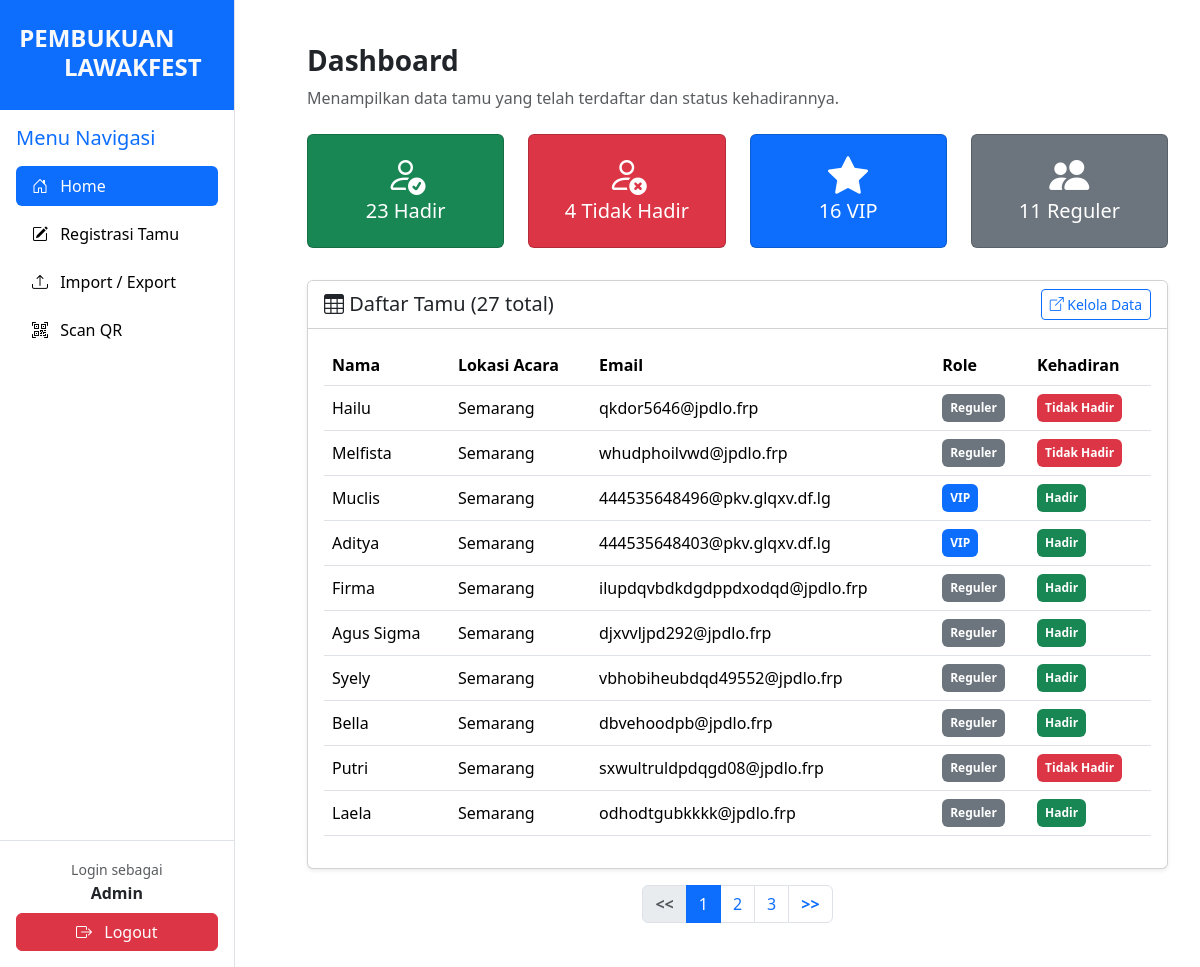
The app's page /index.php (signed in) with its own data.
### tables this page shows
CREATE TABLE `tamu` (
  `id` int(11) NOT NULL,
  `id_tamu` varchar(50) DEFAULT NULL,
  `nama` varchar(100) NOT NULL,
  `lokasi_acara` varchar(255) DEFAULT NULL,
  `email` varchar(100) DEFAULT NULL,
  `role` enum('Reguler','VIP') DEFAULT 'Reguler',
  `kehadiran` varchar(20) DEFAULT 'Tidak Hadir'
);

### src/lib/cipher.php (called while the page is built, shortened)
<?php
function encryptCaesar($text, $shift) {
    $result = "";
    $text = strtolower($text);
    for ($i = 0; $i < strlen($text); $i++) {
        $char = $text[$i];
        if (ctype_alpha($char)) {
            $shifted = ord($char) + $shift;
            if ($shifted > ord('z')) {
                $shifted -= 26;
            }
            $result .= chr($shifted);
        } elseif (ctype_digit($char)) {
            $shifted = ord($char) + $shift;
            if ($shifted > ord('9')) {
                $shifted -= 10;
            }
            $result .= chr($shifted);
        } else {
            $result .= $char;
        }
    }
    return $result;
}

### src/views/view_tabel.php (the view)
<div class="container my-4">
  <div class="mb-4">
    <h3 class="fw-bold">Dashboard</h3>
    <p class="text-muted">Menampilkan data tamu yang telah terdaftar dan status kehadirannya.</p>
  </div>
  <div class="row mb-4 text-center">
    <div class="col-md-3 mb-2">
      <div class="card card-stat bg-success text-white">
        <div class="card-body">
          <i class="bi bi-person-check display-6"></i>
          <h5><?= $total_hadir ?> Hadir</h5>
        </div>
      </div>
    </div>
    <div class="col-md-3 mb-2">
      <div class="card card-stat bg-danger text-white">
        <div class="card-body">
          <i class="bi bi-person-x display-6"></i>
          <h5><?= $total_tidak ?> Tidak Hadir</h5>
        </div>
      </div>
    </div>
    <div class="col-md-3 mb-2">
      <div class="card card-stat bg-primary text-white">
        <div class="card-body">
          <i class="bi bi-star-fill display-6"></i>
          <h5><?= $total_vip ?> VIP</h5>
        </div>
      </div>
    </div>
    <div class="col-md-3 mb-2">
      <div class="card card-stat bg-secondary text-white">
        <div class="card-body">
          <i class="bi bi-people-fill display-6"></i>
          <h5><?= $total_reg ?> Reguler</h5>
        </div>
      </div>
    </div>
  </div>
  <div class="card shadow-sm">
    <div class="card-header bg-white d-flex justify-content-between align-items-center">
      <h5 class="mb-0"><i class="bi bi-table"></i> Daftar Tamu (<?= $total_data ?> total)</h5>
      <a href="export_import.php" class="btn btn-outline-primary btn-sm">
        <i class="bi bi-box-arrow-up-right"></i> Kelola Data
      </a>
    </div>
    <div class="card-body table-responsive">
      <table class="table table-hover align-middle">
        <thead>
          <tr>
            <th>Nama</th>
            <th>Lokasi Acara</th>
            <th>Email</th>
            <th>Role</th>
            <th>Kehadiran</th>
          </tr>
        </thead>
        <tbody>
          <?php if (mysqli_num_rows($result) > 0): ?>
            <?php while ($row = mysqli_fetch_assoc($result)): ?>
              <tr>
                <td><?= htmlspecialchars($row['nama']) ?></td>
                <td><?= htmlspecialchars($row['lokasi_acara']) ?></td>
                <td><?= htmlspecialchars(encryptCaesar($row['email'], 3)) ?></td>
                <td>
                  <span class="badge p-2 bg-<?= $row['role']=='VIP'?'primary':'secondary' ?>">
                    <?= $row['role'] ?>
                  </span>
                </td>
                <td>
                  <?php if ($row['kehadiran'] == 'Hadir'): ?>
                    <span class="badge bg-success p-2">Hadir</span>
                  <?php else: ?>
                    <span class="badge bg-danger p-2">Tidak Hadir</span>
                  <?php endif; ?>
                </td>
              </tr>
            <?php endwhile; ?>
          <?php else: ?>
            <tr><td colspan="6" class="text-center text-muted">Tidak ada data tamu.</td></tr>
          <?php endif; ?>
        </tbody>
      </table>
    </div>
  </div>
  <nav class="mt-3">
    <ul class="pagination justify-content-center">
      <li class="page-item <?= ($page <= 1) ? 'disabled' : '' ?>">
        <a class="page-link" href="?page=<?= $page - 1 ?>"><b><<</b></a>
      </li>
      <?php for ($i = 1; $i <= $total_pages; $i++): ?>
        <li class="page-item <?= ($page == $i) ? 'active' : '' ?>">
          <a class="page-link" href="?page=<?= $i ?>"><?= $i ?></a>
        </li>
      <?php endfor; ?>
      <li class="page-item <?= ($page >= $total_pages) ? 'disabled' : '' ?>">
        <a class="page-link" href="?page=<?= $page + 1 ?>"><b>>></b></a>
      </li>
    </ul>
  </nav>
</div>

### public/assets/style.css (style rules this page uses)
body { font-family: "Segoe UI", sans-serif; }

### records on screen
tamu: nama "Hailu", lokasi_acara "Semarang", email "qkdor5646@jpdlo.frp", role "Reguler", kehadiran "Tidak Hadir"
tamu: nama "Melfista", lokasi_acara "Semarang", email "whudphoilvwd@jpdlo.frp", role "Reguler", kehadiran "Tidak Hadir"
tamu: nama "Muclis", lokasi_acara "Semarang", email "444535648496@pkv.glqxv.df.lg", role "VIP", kehadiran "Hadir"
tamu: nama "Aditya", lokasi_acara "Semarang", email "444535648403@pkv.glqxv.df.lg", role "VIP", kehadiran "Hadir"
tamu: nama "Firma", lokasi_acara "Semarang", email "ilupdqvbdkdgdppdxodqd@jpdlo.frp", role "Reguler", kehadiran "Hadir"
tamu: nama "Agus Sigma", lokasi_acara "Semarang", email "djxvvljpd292@jpdlo.frp", role "Reguler", kehadiran "Hadir"
tamu: nama "Syely", lokasi_acara "Semarang", email "vbhobiheubdqd49552@jpdlo.frp", role "Reguler", kehadiran "Hadir"
tamu: nama "Bella", lokasi_acara "Semarang", email "dbvehoodpb@jpdlo.frp", role "Reguler", kehadiran "Hadir"
tamu: nama "Putri", lokasi_acara "Semarang", email "sxwultruldpdqgd08@jpdlo.frp", role "Reguler", kehadiran "Tidak Hadir"
tamu: nama "Laela", lokasi_acara "Semarang", email "odhodtgubkkkk@jpdlo.frp", role "Reguler", kehadiran "Hadir"

### other values on screen
$_SESSION['username'] "Admin"
$total_hadir "23"
$total_tidak "4"
$total_vip "16"
$total_reg "11"
$total_data "27"
